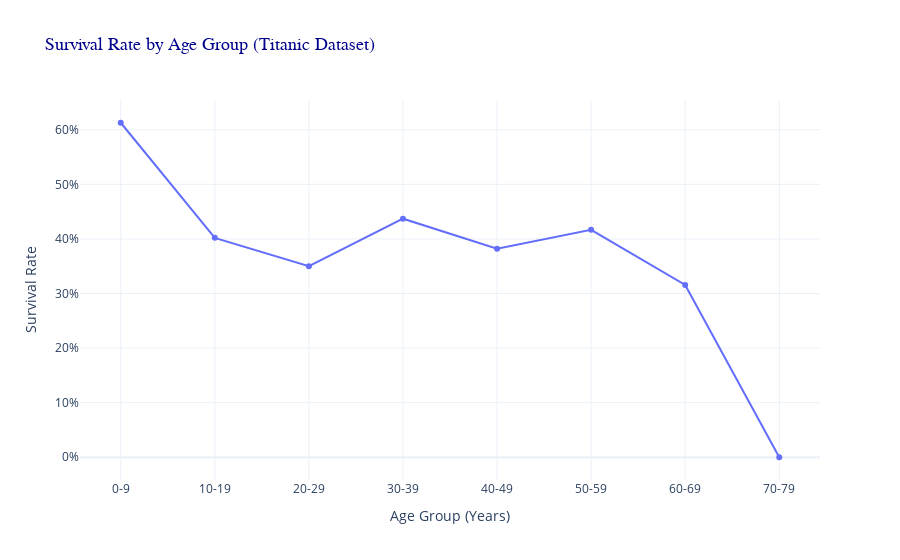

Here is the notebook cell this chart was saved with:
### Markdown cell above
6: Line Plot of Survival Rate by Age Group (Plotly)

### Code cell
import plotly.express as px
import pandas as pd

# Create age bins (intervals) for grouping
bins = [0, 10, 20, 30, 40, 50, 60, 70, 80]
labels = ["0-9", "10-19", "20-29", "30-39", "40-49", "50-59", "60-69", "70-79"]

titanic["age_group"] = pd.cut(titanic["age"], bins=bins, labels=labels, right=False)

# Calculate survival rate for each age group
survival_by_age = (
    titanic.groupby("age_group")["survived"]
    .mean()
    .reset_index()
    .rename(columns={"survived": "survival_rate"})
)

# Create the line chart with Plotly
fig = px.line(
    survival_by_age,
    x="age_group",
    y="survival_rate",
    markers=True,
    title="Survival Rate by Age Group (Titanic Dataset)",
)

# Customize chart layout

fig.update_layout(
    xaxis_title="Age Group (Years)",
    yaxis_title="Survival Rate",
    yaxis_tickformat=".0%",
    template="plotly_white",
    title_font=dict(size=18, family="Arial", color="darkblue"),
)

# Show the chart

fig.show()

### Figure 1 — Plotly figure (JSON) as saved in the notebook; plotly's stock layout.template omitted (floating-point values rounded to 4 significant figures)
{"data": [{"hovertemplate": "age_group=%{x}<br>survival_rate=%{y}<extra></extra>", "legendgroup": "", "line": {"color": "#636efa", "dash": "solid"}, "marker": {"symbol": "circle"}, "mode": "lines+markers", "name": "", "orientation": "v", "showlegend": false, "type": "scatter", "x": ["0-9", "10-19", "20-29", "30-39", "40-49", "50-59", "60-69", "70-79"], "xaxis": "x", "y": [0.6129, 0.402, 0.35, 0.4371, 0.382, 0.4167, 0.3158, 0.0], "yaxis": "y"}], "layout": {"legend": {"tracegroupgap": 0}, "title": {"font": {"color": "darkblue", "family": "Arial", "size": 18}, "text": "Survival Rate by Age Group (Titanic Dataset)"}, "xaxis": {"anchor": "y", "domain": [0, 1], "title": {"text": "Age Group (Years)"}}, "yaxis": {"anchor": "x", "domain": [0, 1], "tickformat": ".0%", "title": {"text": "Survival Rate"}}}}
